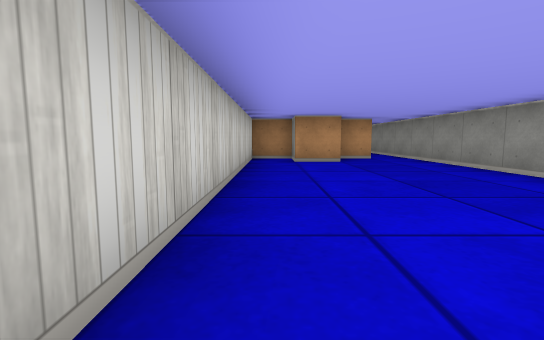
view 1 (above)

14 first-person views from a walk through a cub3D maze. The camera is about half as high as the walls, tilts 6° down and sees 85° across. The floor is counted in squares. Each view is taken from the middle of a square. On the plan, view 1 faces up. The plan holds only what a view shows up to about 9 squares ahead; the rest is blank.

view 2
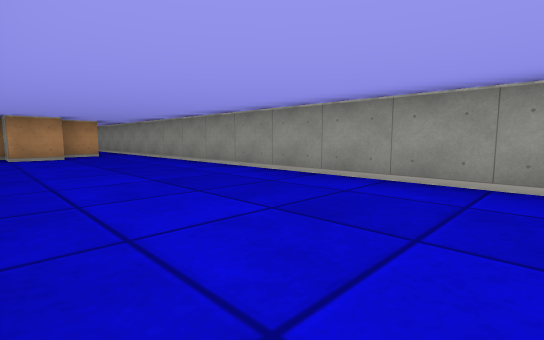

view 3
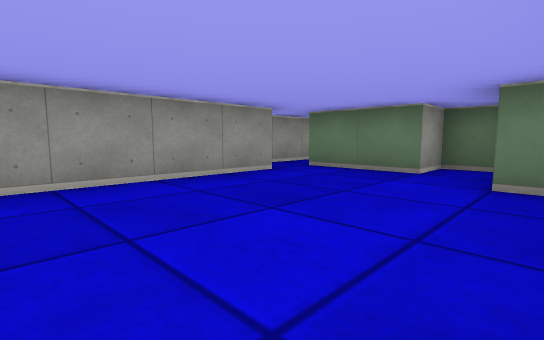

view 4
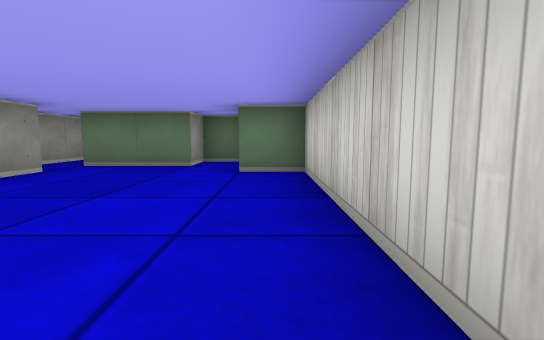

view 5
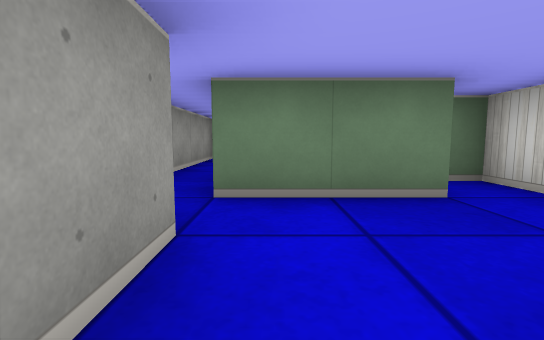

view 6
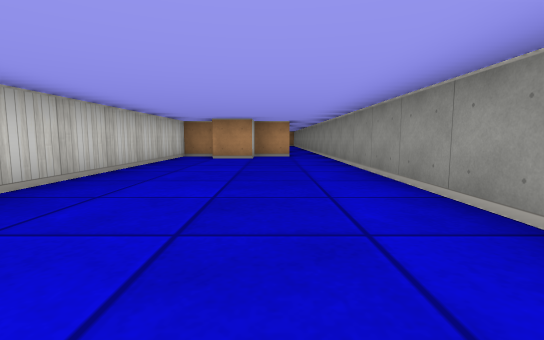

view 7
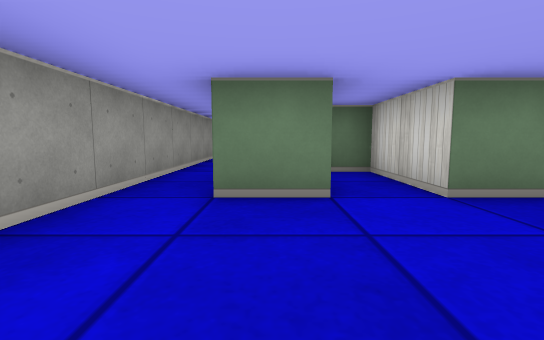

view 8
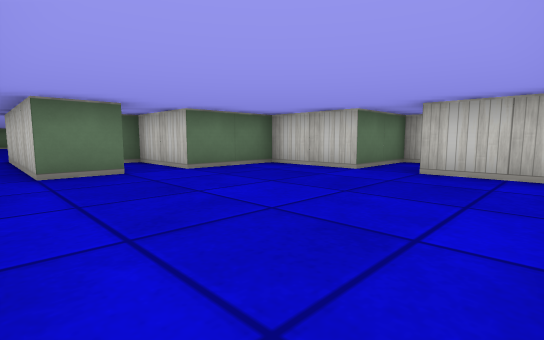

view 9
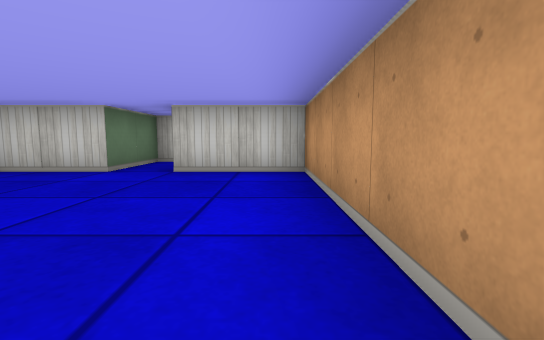

view 10
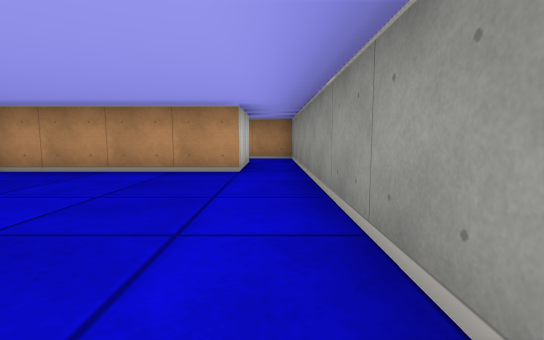

view 11
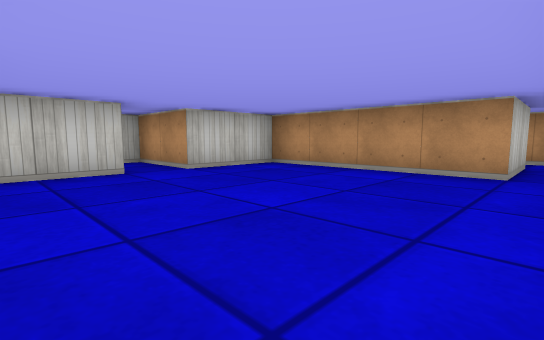

view 12
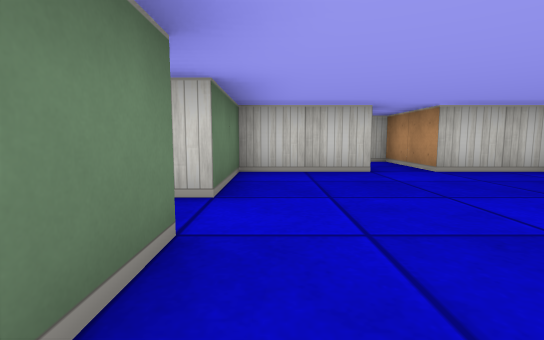

view 13
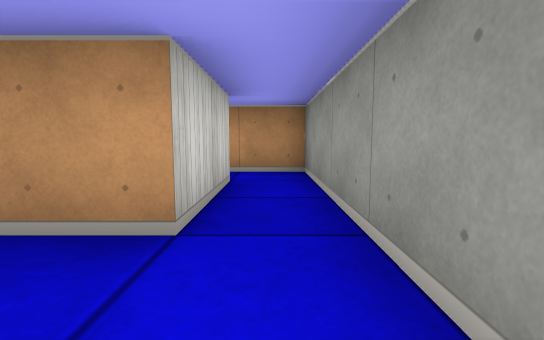

view 14
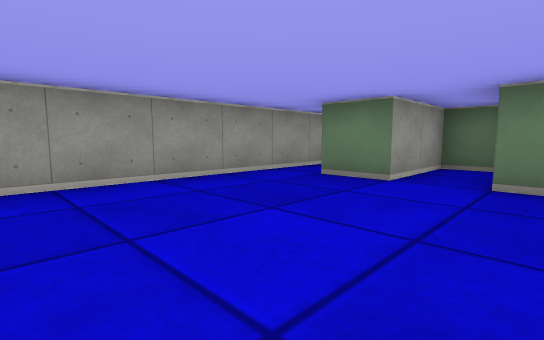

### Floor plan
Points are (right, up) in squares from view 1. A wall is a line through its corners. A room is listed if a view was taken in it or the views show most of it. See-through windows are left out.
Room 1 (views 1, 2, 3, 4, 5, 6)
walls: (3.5, -2.5) (3.5, 7.5); (2.5, 7.5) (1.5, 7.5) (1.5, 6.5) (0.5, 6.5) (0.5, 7.5) (-0.5, 7.5) (-0.5, -2.5) (0.5, -2.5); (0.5, -3.6) (0.5, -4.5) (1.5, -4.5) (1.5, -3.5) (3.5, -3.5)
ways out: opening at (3, 7) to room 2; opening at (4, -3)
Room 2 (views 7, 8, 9, 10, 11, 12, 13, 14)
walls: (2.5, 16.5) (-1.5, 16.5) (-1.5, 14.5) (-3.5, 14.5) (-3.5, 13.5) (-1.5, 13.5) (-1.5, 11.5) (0.5, 11.5) (0.5, 9.5) (1.5, 9.5) (1.5, 11.5) (2.5, 11.5) (2.5, 7.5); (3.5, 7.5) (3.5, 16.5)
ways out: opening at (3, 7) to room 1; opening at (3, 17.5)

Positions as (right, up) in squares from view 1, and headings:
1: (0, 0), facing up
2: (0, -2), facing up-right
3: (0, 1), facing down-right
4: (0, 2), facing down
5: (3, -1), facing down
6: (2, -1), facing up
7: (2, 14), facing down
8: (3, 16), facing down-left
9: (3, 16), facing left
10: (3, 12), facing up
11: (3, 12), facing up-left
12: (3, 12), facing left
13: (3, 15), facing up
14: (0, 15), facing down-right
